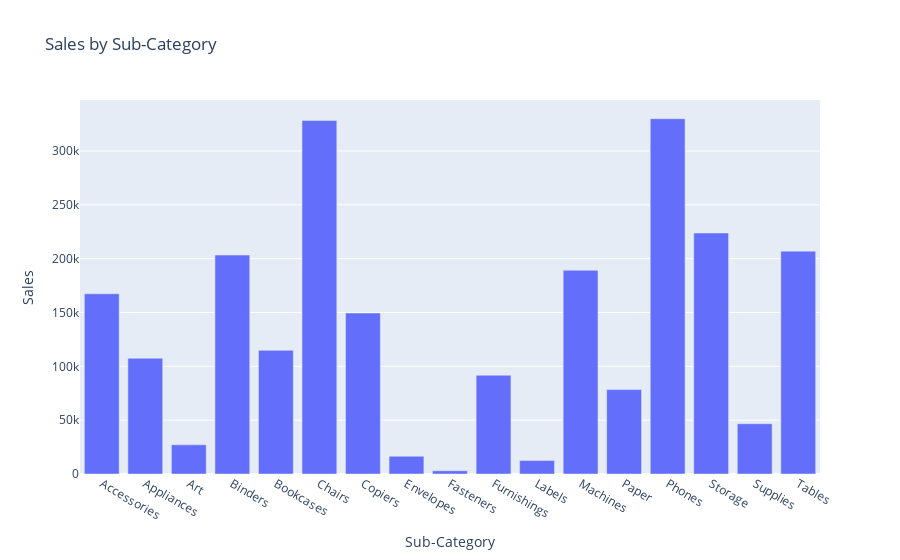

Here is the notebook cell this chart was saved with:
### Code cell
fig = px.bar(sales_by_subcategory,
              x = 'Sub-Category',
              y = 'Sales',
              title = "Sales by Sub-Category")
fig.show()

### Figure 1 — Plotly figure (JSON) as saved in the notebook; plotly's stock layout.template omitted (floating-point values rounded to 4 significant figures)
{"data": [{"hovertemplate": "Sub-Category=%{x}<br>Sales=%{y}<extra></extra>", "legendgroup": "", "marker": {"color": "#636efa", "pattern": {"shape": ""}}, "name": "", "orientation": "v", "showlegend": false, "textposition": "auto", "type": "bar", "x": ["Accessories", "Appliances", "Art", "Binders", "Bookcases", "Chairs", "Copiers", "Envelopes", "Fasteners", "Furnishings", "Labels", "Machines", "Paper", "Phones", "Storage", "Supplies", "Tables"], "xaxis": "x", "y": [167400.0, 107500.0, 27120.0, 203400.0, 114900.0, 328400.0, 149500.0, 16480.0, 3024.0, 91710.0, 12490.0, 189200.0, 78480.0, 330000.0, 223800.0, 46670.0, 207000.0], "yaxis": "y"}], "layout": {"autosize": true, "barmode": "relative", "legend": {"tracegroupgap": 0}, "title": {"text": "Sales by Sub-Category"}, "xaxis": {"anchor": "y", "autorange": true, "domain": [0, 1], "range": [-0.5, 16.5], "title": {"text": "Sub-Category"}, "type": "category"}, "yaxis": {"anchor": "x", "autorange": true, "domain": [0, 1], "range": [0, 347400.0], "title": {"text": "Sales"}, "type": "linear"}}}
